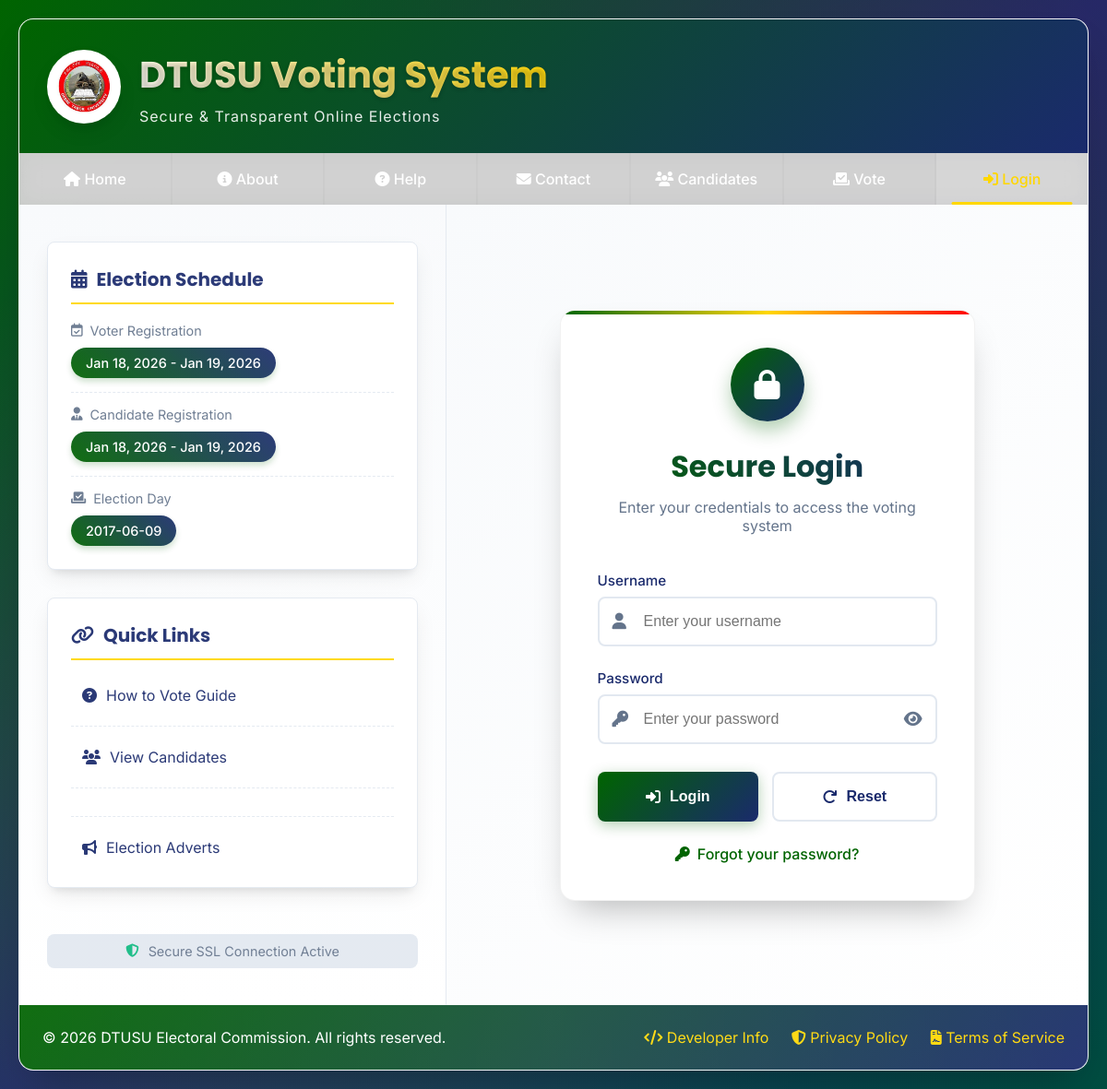
The page /login.php on the database its author committed.
### tables this page shows
CREATE TABLE `voter_reg_date` (
  `start` date NOT NULL,
  `end` date NOT NULL
);

CREATE TABLE `candidate_reg_date` (
  `start` date NOT NULL,
  `end` date NOT NULL
);

CREATE TABLE `election_date` (
  `date` date NOT NULL,
  `u_id` varchar(15) NOT NULL
);

### login.php (the view, shortened to what this page needs)
<?php
include("connection.php");
$username = '';
?>
<!DOCTYPE html>
<html lang="en">
<head>
    <link rel="stylesheet" href="https://cdnjs.cloudflare.com/ajax/libs/font-awesome/6.4.0/css/all.min.css">
</head>
<body>
    <div class="glass-container">
        <header>
            <div class="header-content">
                <div class="logo-container">
                    <div class="logo">
                        <img src="img/logo.JPG" alt="DTUSU Logo">
                    </div>
                    <div class="title-container">
                        <h1>DTUSU Voting System</h1>
                        <p class="subtitle">Secure & Transparent Online Elections</p>
                    </div>
                </div>
            </div>
        </header>
        <nav class="nav-container">
            <ul class="nav-menu">
                <li><a href="index.php"><i class="fas fa-home"></i> Home</a></li>
                <li><a href="about.php"><i class="fas fa-info-circle"></i> About</a></li>
                <li><a href="help.php"><i class="fas fa-question-circle"></i> Help</a></li>
                <li><a href="contacts.php"><i class="fas fa-envelope"></i> Contact</a></li>
                <li><a href="candidate.php"><i class="fas fa-users"></i> Candidates</a></li>
                <li><a href="vote.php"><i class="fas fa-vote-yea"></i> Vote</a></li>
                <li><a class="active" href="login.php"><i class="fas fa-sign-in-alt"></i> Login</a></li>
            </ul>
        </nav>
        <div class="main-grid">
            <aside class="sidebar">
                <div class="info-card">
                    <h3><i class="fas fa-calendar-alt"></i> Election Schedule</h3>
                    <?php
                    $electionDate = "No date set";
                    $voterReg = "Not scheduled";
                    $candidateReg = "Not scheduled";
                    if ($conn) {
                        $stmt = $conn->prepare("SELECT date FROM election_date LIMIT 1");
                        $stmt->execute();
                        $result = $stmt->get_result();
                        if ($result->num_rows > 0) {
                            $row = $result->fetch_assoc();
                            $electionDate = $row['date'];
                        }
                        $stmt = $conn->prepare("SELECT start, end FROM voter_reg_date LIMIT 1");
                        $stmt->execute();
                        $result = $stmt->get_result();
                        if ($result->num_rows > 0) {
                            $row = $result->fetch_assoc();
                            $voterReg = date('M d, Y', strtotime($row['start'])) . " - " . date('M d, Y', strtotime($row['end']));
                        }
                        $stmt = $conn->prepare("SELECT start, end FROM candidate_reg_date LIMIT 1");
                        $stmt->execute();
                        $result = $stmt->get_result();
                        if ($result->num_rows > 0) {
                            $row = $result->fetch_assoc();
                            $candidateReg = date('M d, Y', strtotime($row['start'])) . " - " . date('M d, Y', strtotime($row['end']));
                        }
                    }
                    ?>
                    <div class="info-item">
                        <p><i class="far fa-calendar-check"></i> Voter Registration</p>
                        <div class="date-badge"><?php echo htmlspecialchars($voterReg); ?></div>
                    </div>
                    <div class="info-item">
                        <p><i class="fas fa-user-tie"></i> Candidate Registration</p>
                        <div class="date-badge"><?php echo htmlspecialchars($candidateReg); ?></div>
                    </div>
                    <div class="info-item">
                        <p><i class="fas fa-vote-yea"></i> Election Day</p>
                        <div class="date-badge"><?php echo htmlspecialchars($electionDate); ?></div>
                    </div>
                </div>
                <div class="info-card quick-links">
                    <h3><i class="fas fa-link"></i> Quick Links</h3>
                    <div class="info-item">
                        <a href="help.php"><i class="fas fa-question-circle"></i> How to Vote Guide</a>
                    </div>
                    <div class="info-item">
                        <a href="candidate.php"><i class="fas fa-users"></i> View Candidates</a>
                    </div>
                    <div class="info-item">
                    </div>
                    <div class="info-item">
                        <a href="advert.php"><i class="fas fa-bullhorn"></i> Election Adverts</a>
                    </div>
                </div>
                <div class="security-indicator">
                    <i class="fas fa-shield-alt"></i>
                    <span>Secure SSL Connection Active</span>
                </div>
            </aside>
            <main class="login-section">
                <div class="login-card">
                    <div class="login-header">
                        <div class="login-icon">
                            <i class="fas fa-lock"></i>
                        </div>
                        <h2>Secure Login</h2>
                        <p>Enter your credentials to access the voting system</p>
                    </div>
                    <form action="login.php" method="POST" onsubmit="return validateForm()" aria-label="Login Form">
                        <div class="form-group">
                            <label class="form-label" for="username">Username</label>
                            <div class="input-group">
                                <i class="fas fa-user input-icon"></i>
                                <input type="text" id="username" name="user" class="form-control"
                                       placeholder="Enter your username" required
                                       aria-describedby="username-error"
                                       value="<?php echo htmlspecialchars($username); ?>"
                                       autocomplete="username">
                            </div>
                        </div>
                        <div class="form-group">
                            <label class="form-label" for="password">Password</label>
                            <div class="input-group">
                                <i class="fas fa-key input-icon"></i>
                                <input type="password" id="password" name="pass" class="form-control"
                                       placeholder="Enter your password" required
                                       aria-describedby="password-error"
                                       autocomplete="current-password">
                                <i class="fas fa-eye password-toggle" id="password-toggle"></i>
                            </div>
                        </div>
                        <div class="btn-group">
                            <button type="submit" name="log" class="btn btn-login" aria-label="Login Button">
                                <i class="fas fa-sign-in-alt"></i> Login
                            </button>
                            <button type="reset" class="btn btn-reset" aria-label="Reset Button">
                                <i class="fas fa-redo"></i> Reset
                            </button>
                        </div>
                        <div class="forgot-link">
                            <a href="forget.php" aria-label="Forgot Password Link">
                                <i class="fas fa-key"></i> Forgot your password?
                            </a>
                        </div>
                    </form>
                </div>
            </main>
        </div>
        <footer>
            <div class="footer-content">
                <div class="copyright">
                    <p>&copy; <?php echo date("Y"); ?> DTUSU Electoral Commission. All rights reserved.</p>
                </div>
                <div class="footer-links">
                    <a href="dev.php" aria-label="Developer Information"><i class="fas fa-code"></i> Developer Info</a>
                    <a href="privacy.php" aria-label="Privacy Policy"><i class="fas fa-shield-alt"></i> Privacy Policy</a>
                    <a href="terms.php" aria-label="Terms of Service"><i class="fas fa-file-contract"></i> Terms of Service</a>
                </div>
            </div>
        </footer>
    </div>
</body>
</html>

### rows shown on the page
voter_reg_date: voterReg "Jan 18, 2026 - Jan 19, 2026"
candidate_reg_date: candidateReg "Jan 18, 2026 - Jan 19, 2026"
election_date: date "2017-06-09"
